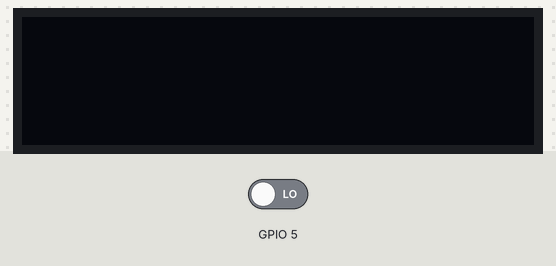
The sketch below on a simulated ESP32. Shown: 128×32 one-colour display. Inputs (shaded band) come from the test bench; at power-on: GPIO 5 LOW. The display library's start-up logo is not drawn; what the sketch prints to the serial monitor is not drawn.

Above: at 3.2 s.
3.3 s: GPIO 5 driven HIGH
At 3.36 s:
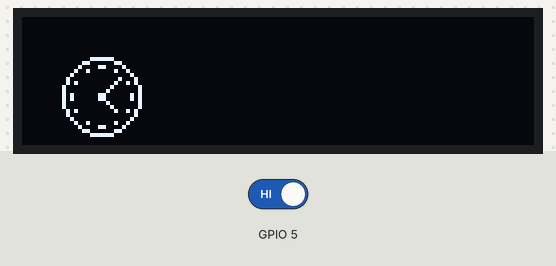
At 3.9 s:
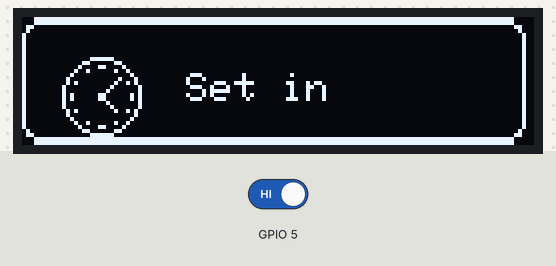
4.8 s: GPIO 5 driven LOW
At 5.4 s:
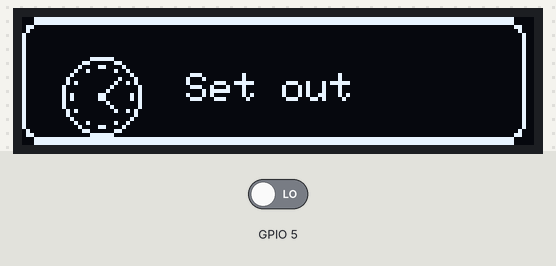
Timing chart, 0 to 7.8 s (numbered marks = the images above; inputs shaded):
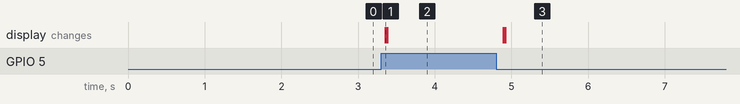

Measured:
- after the input at 3.3 s, the display: changes after 0.06 s (image 1)
- after the input at 4.8 s, the display: first changes after 0.10 s (image 3 shows a later state)

The sketch:

TestSSD1306.ino
```cpp
#include <SPI.h>
#include <Wire.h>
#include <Adafruit_GFX.h>
#include <Adafruit_SSD1306.h>
#include "Icons.h"

static TimerHandle_t one_shot_timer = NULL;
#define SCREEN_WIDTH 128 // OLED display width, in pixels
#define SCREEN_HEIGHT 32 // OLED display height, in pixels

#define OLED_RESET     -1 // Reset pin # (or -1 if sharing Arduino reset pin)
#define SCREEN_ADDRESS 0x3C ///< See datasheet for Address; 0x3D for 128x64, 0x3C for 128x32
Adafruit_SSD1306 display(SCREEN_WIDTH, SCREEN_HEIGHT, &Wire, OLED_RESET);

#define NUMFLAKES     10 // Number of snowflakes in the animation example

enum OLEDState {
  OLED_CONFIG_STATE,
  OLED_ERROR_STATE,
  OLED_LOADING_STATE,
  OLED_OPERATE_STATE,
  OLED_SUCCESS_STATE,
  OLED_BEGIN_STATE,
  OLED_LOGO_STATE
};

#define LOGO_HEIGHT   16
#define LOGO_WIDTH    16

void oled128x32_drawBitmap(const unsigned char *bitmapArray, int x = 0, int y = 0, int sizeX=0, int sizeY=0, bool isClearedDisplay=true) {
  if (isClearedDisplay)
    display.clearDisplay();

  display.drawBitmap(x, y, bitmapArray, sizeX, sizeY, 2);
  display.display();
  // delay(1000);
}

void oled128x32_printText(const char *text, int x = 0, int y = 0, int sizeText=1) {
  display.setTextSize(sizeText);
  display.setTextColor(WHITE);
  display.setCursor(x, y);
  display.println(text);
  display.display();
  // delay(100);
}

void myTimerCallback(TimerHandle_t xTimer) { // Called when one of the timers expires

  // Print message if timer 0 expired
  if ((uint32_t)pvTimerGetTimerID(xTimer) == 0) {
    display.clearDisplay();
    display.display();
    // Serial.println("One-shot timer expired");
  }
}

#define PADDING_X_TEXT 35
#define PADDING_Y_TEXT 14

void oled128x32_printScreen(const char *text, int type)
{
  switch (type)
  {
    case OLED_CONFIG_STATE:
    {
      oled128x32_drawBitmap(epd_bitmap_IconConfig, 10, 10, 20, 20);
      oled128x32_printText(text, PADDING_X_TEXT, PADDING_Y_TEXT);
      break;
    }
    case OLED_ERROR_STATE:
    {
      oled128x32_drawBitmap(epd_bitmap_IconError, 10, 10, 20, 20, false);
      oled128x32_printText(text, PADDING_X_TEXT, PADDING_Y_TEXT);
      break;
    }
    case OLED_LOADING_STATE:
    {
      oled128x32_drawBitmap(epd_bitmap_IconLoading, 10, 10, 20, 20, false);
      oled128x32_printText(text, PADDING_X_TEXT, PADDING_Y_TEXT);
      break;
    }
    case OLED_OPERATE_STATE:
    {
      oled128x32_drawBitmap(epd_bitmap_IconOperate, 10, 10, 20, 20);
      oled128x32_printText(text, PADDING_X_TEXT, PADDING_Y_TEXT);
      break;
    }
    case OLED_SUCCESS_STATE:
    {
      oled128x32_drawBitmap(epd_bitmap_IconSuccess, 10, 10, 20, 20, false);
      oled128x32_printText(text, PADDING_X_TEXT, PADDING_Y_TEXT);
      break;
    }
    case OLED_LOGO_STATE:
    {
      oled128x32_drawBitmap(epd_bitmap_IconLogo, 10, 4, 25, 25, false);
      oled128x32_printText(text, PADDING_X_TEXT, PADDING_Y_TEXT);
      break;
    }
    default:
    {
      oled128x32_drawBitmap(epd_bitmap_Border, 0, 0, 128, 32);
      oled128x32_printText("Unknow err!", PADDING_X_TEXT, PADDING_Y_TEXT);
      break;
    }
  }
    oled128x32_drawBitmap(epd_bitmap_Border, 0, 0, 128, 32, false);
  // delay(100);
  xTimerStart(one_shot_timer, portMAX_DELAY);
}


void setup() {
  Serial.begin(9600);
  pinMode(5, INPUT_PULLDOWN);

  // SSD1306_SWITCHCAPVCC = generate display voltage from 3.3V internally
  if(!display.begin(SSD1306_SWITCHCAPVCC, SCREEN_ADDRESS)) {
    Serial.println(F("SSD1306 allocation failed"));
    for(;;); // Don't proceed, loop forever
  }

  one_shot_timer = xTimerCreate(
                    "One-shot timer oled",           // Name of timer
                    30000 / portTICK_PERIOD_MS,  // Period of timer (in ticks)
                    pdFALSE,                    // Auto-reload
                    (void *)0,                  // Timer ID
                    myTimerCallback);           // Callback function
  // Show initial display buffer contents on the screen --
  // the library initializes this with an Adafruit splash screen.
  display.display();
  delay(2000); // Pause for 2 seconds

  // Clear the buffer
  display.clearDisplay();

}

#define BTN_NUMER_OF_COUNT 150
bool readButton(int btn, int holdTimeOn = 0) {
  volatile int holdTimeCount = 0;
  if (digitalRead(btn) == HIGH) {
    vTaskDelay(20/portTICK_PERIOD_MS);
    if (digitalRead(btn) == HIGH) {
      while (digitalRead(btn) == HIGH) {
        if (holdTimeOn)
        {
          holdTimeCount++;
          if (holdTimeCount > BTN_NUMER_OF_COUNT)
          {
            holdTimeCount = BTN_NUMER_OF_COUNT;
          }
        }
        vTaskDelay(20/portTICK_PERIOD_MS);
      }
      if (holdTimeOn)
      {
        if (holdTimeCount > BTN_NUMER_OF_COUNT-1) return true;
        else return false;
      }
      else
      {
        return true;
      }
    }
  }
  return false;
}

int TempMode = 1;
volatile char PreChangeSetTimeoutBtn = 0, CurChangeSetTimeoutBtn = 0;
void handleSetTimeOutButton() {
  if (digitalRead(5) == HIGH)
  {
    CurChangeSetTimeoutBtn = 1;
    TempMode = 1;
    // system1.attendanceMode = ATTENDANCE_TIMEOUT;
  }
  else if (digitalRead(5) == LOW)
  {
    CurChangeSetTimeoutBtn = 0;
    TempMode = 0;
    // system1.attendanceMode = ATTENDANCE_TIMEIN;
  }
  else {
    CurChangeSetTimeoutBtn = 0;
    TempMode = 0;
    // system1.attendanceMode = ATTENDANCE_TIMEIN;
  }

  if (PreChangeSetTimeoutBtn != CurChangeSetTimeoutBtn)
  {
    PreChangeSetTimeoutBtn = CurChangeSetTimeoutBtn;
    if (TempMode == 1)
    {
      oled128x32_printScreen(" Set in", OLED_OPERATE_STATE);
      // BuzzerMakesSound(BUZZER_SHORT_TIME);
    }
    else
    {
      oled128x32_printScreen(" Set out", OLED_OPERATE_STATE);
      // BuzzerMakesSound(BUZZER_SHORT_TIME);
    }
  }
}

void loop() {
  // digitalWrite(15, HIGH);
  // Serial.println("Hello, ESP32!");
  // delay(500); // this speeds up the simulation
  // digitalWrite(15, LOW);
  // delay(500); // this speeds up the simulation
  // oled12832_drawBitmap(epd_bitmap_Border, 0, 0, 128, 32);    // Draw a small bitmap image
  Serial.println(digitalRead(5));
  handleSetTimeOutButton();
  delay(100);
  // oled128x32_printScreen(" Set in", OLED_OPERATE_STATE);
  // delay(1000);
  // display.clearDisplay();
  // delay(1000);
  // oled128x32_printScreen(" ERROR", OLED_ERROR_STATE);
  // oled12832_drawBitmap(epd_bitmap_IconConfig, 40, 10, 20, 20, false);    // Draw a small bitmap image
  // delay(1000);
  // oled12832_drawBitmap(epd_bitmap_IconError, 40, 10, 20, 20);    // Draw a small bitmap image
  // oled12832_drawBitmap(epd_bitmap_IconLoading, 40, 10, 20, 20);    // Draw a small bitmap image
  // oled12832_drawBitmap(epd_bitmap_IconLogo, 40, 0, 25, 25);    // Draw a small bitmap image
  // oled12832_drawBitmap(epd_bitmap_IconOperate, 40, 10, 20, 20);    // Draw a small bitmap image
  // oled12832_drawBitmap(epd_bitmap_IconSuccess, 40, 10, 20, 20);    // Draw a small bitmap image
}
```

Source omitted: Icons.h (data table, 6183 bytes)
